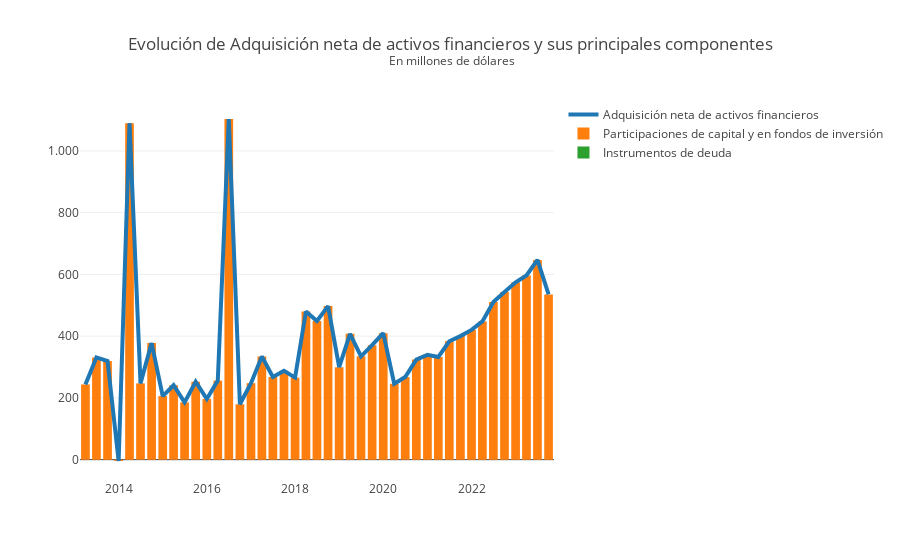

The notebook cell this image was saved under:
### Code cell
plot_segun_codigo(df,
                  dict_bdpcode_description,
                  "3.1.ANAF", 
                  desagregacion = False, 
                  anio_desde=2013
                  )
